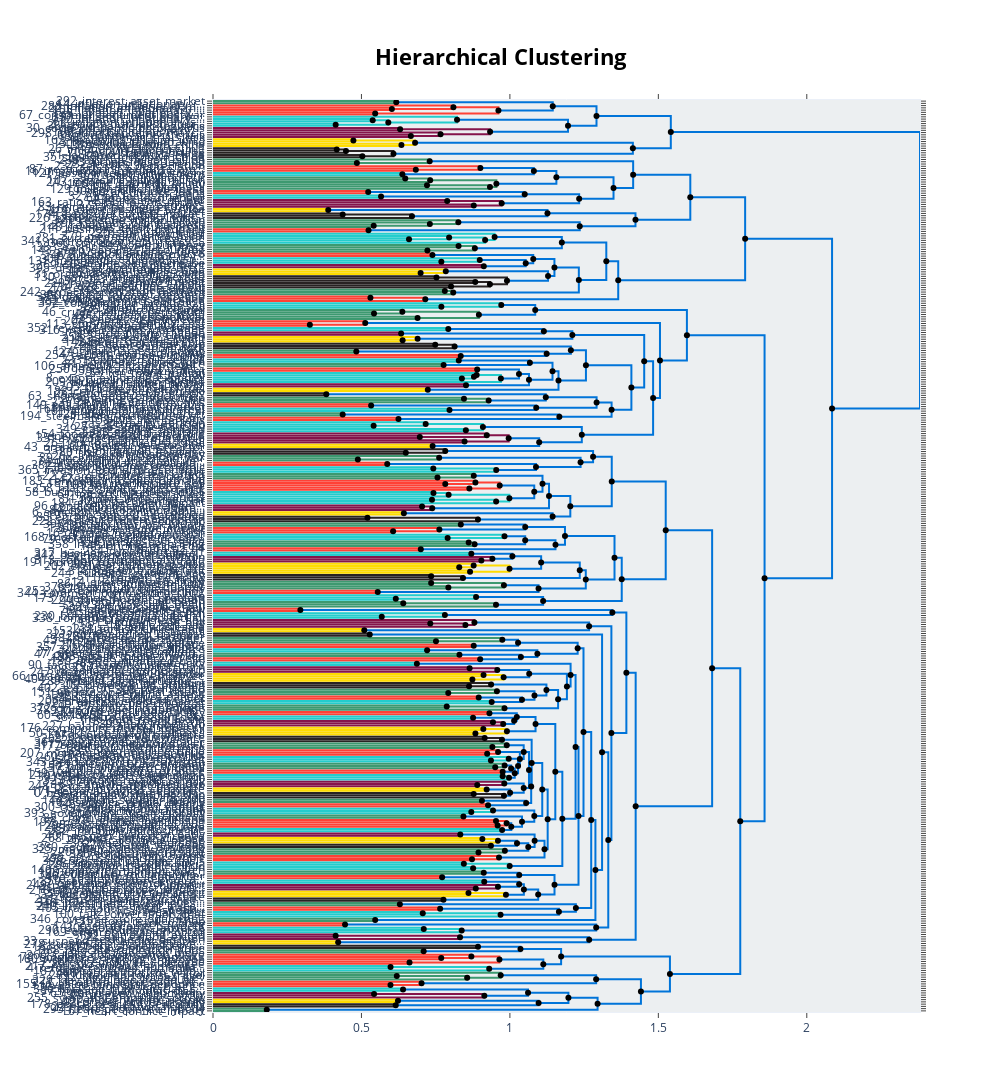

Notebook cell for this chart:
### Markdown cell above
Hierarchical clustering

### Code cell
topic_model_0.visualize_hierarchy(hierarchical_topics=hierarchical_topics)
